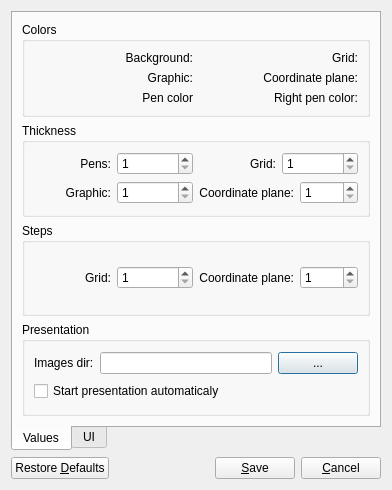
<?xml version="1.0" encoding="UTF-8"?>
<ui version="4.0">
 <class>SettingsDialog</class>
 <widget class="QDialog" name="SettingsDialog">
  <property name="geometry">
   <rect>
    <x>0</x>
    <y>0</y>
    <width>392</width>
    <height>490</height>
   </rect>
  </property>
  <property name="windowTitle">
   <string>Settings</string>
  </property>
  <layout class="QVBoxLayout" name="verticalLayout">
   <item>
    <widget class="QTabWidget" name="tabWidget">
     <property name="tabPosition">
      <enum>QTabWidget::South</enum>
     </property>
     <property name="currentIndex">
      <number>0</number>
     </property>
     <widget class="QWidget" name="values">
      <attribute name="title">
       <string>Values</string>
      </attribute>
      <layout class="QVBoxLayout" name="verticalLayout_8">
       <item>
        <widget class="QGroupBox" name="colors">
         <property name="title">
          <string>Colors</string>
         </property>
         <layout class="QHBoxLayout" name="horizontalLayout_2">
          <item>
           <layout class="QVBoxLayout" name="verticalLayout_2">
            <item>
             <layout class="QHBoxLayout" name="bgL">
              <item>
               <widget class="QLabel" name="lBG">
                <property name="text">
                 <string>Background:</string>
                </property>
                <property name="alignment">
                 <set>Qt::AlignRight|Qt::AlignTrailing|Qt::AlignVCenter</set>
                </property>
               </widget>
              </item>
             </layout>
            </item>
            <item>
             <layout class="QHBoxLayout" name="graphicL">
              <item>
               <widget class="QLabel" name="lG_3">
                <property name="text">
                 <string>Graphic:</string>
                </property>
                <property name="alignment">
                 <set>Qt::AlignRight|Qt::AlignTrailing|Qt::AlignVCenter</set>
                </property>
               </widget>
              </item>
             </layout>
            </item>
            <item>
             <layout class="QHBoxLayout" name="penColorL">
              <item>
               <widget class="QLabel" name="lG">
                <property name="text">
                 <string>Pen color</string>
                </property>
                <property name="alignment">
                 <set>Qt::AlignRight|Qt::AlignTrailing|Qt::AlignVCenter</set>
                </property>
               </widget>
              </item>
             </layout>
            </item>
           </layout>
          </item>
          <item>
           <layout class="QVBoxLayout" name="verticalLayout_3">
            <item>
             <layout class="QHBoxLayout" name="gridL">
              <item>
               <widget class="QLabel" name="lGrid">
                <property name="text">
                 <string>Grid:</string>
                </property>
                <property name="alignment">
                 <set>Qt::AlignRight|Qt::AlignTrailing|Qt::AlignVCenter</set>
                </property>
               </widget>
              </item>
             </layout>
            </item>
            <item>
             <layout class="QHBoxLayout" name="cpL">
              <item>
               <widget class="QLabel" name="lCP_3">
                <property name="text">
                 <string>Coordinate plane:</string>
                </property>
                <property name="alignment">
                 <set>Qt::AlignRight|Qt::AlignTrailing|Qt::AlignVCenter</set>
                </property>
               </widget>
              </item>
             </layout>
            </item>
            <item>
             <layout class="QHBoxLayout" name="rpenColorL">
              <item>
               <widget class="QLabel" name="lCP">
                <property name="text">
                 <string>Right pen color:</string>
                </property>
                <property name="alignment">
                 <set>Qt::AlignRight|Qt::AlignTrailing|Qt::AlignVCenter</set>
                </property>
               </widget>
              </item>
             </layout>
            </item>
           </layout>
          </item>
         </layout>
        </widget>
       </item>
       <item>
        <widget class="QGroupBox" name="thickness">
         <property name="title">
          <string>Thickness</string>
         </property>
         <layout class="QHBoxLayout" name="horizontalLayout_3">
          <item>
           <layout class="QVBoxLayout" name="verticalLayout_4">
            <item>
             <layout class="QHBoxLayout" name="penTL">
              <item>
               <widget class="QLabel" name="lBG_2">
                <property name="text">
                 <string>Pens:</string>
                </property>
                <property name="alignment">
                 <set>Qt::AlignRight|Qt::AlignTrailing|Qt::AlignVCenter</set>
                </property>
               </widget>
              </item>
              <item>
               <widget class="QSpinBox" name="penT">
                <property name="minimum">
                 <number>1</number>
                </property>
                <property name="maximum">
                 <number>9999</number>
                </property>
               </widget>
              </item>
             </layout>
            </item>
            <item>
             <layout class="QHBoxLayout" name="graphicTL">
              <item>
               <widget class="QLabel" name="lG_2">
                <property name="text">
                 <string>Graphic:</string>
                </property>
                <property name="alignment">
                 <set>Qt::AlignRight|Qt::AlignTrailing|Qt::AlignVCenter</set>
                </property>
               </widget>
              </item>
              <item>
               <widget class="QSpinBox" name="graphicT">
                <property name="minimum">
                 <number>1</number>
                </property>
                <property name="maximum">
                 <number>9999</number>
                </property>
               </widget>
              </item>
             </layout>
            </item>
           </layout>
          </item>
          <item>
           <layout class="QVBoxLayout" name="verticalLayout_5">
            <item>
             <layout class="QHBoxLayout" name="gridTL">
              <item>
               <widget class="QLabel" name="lGrid_2">
                <property name="text">
                 <string>Grid:</string>
                </property>
                <property name="alignment">
                 <set>Qt::AlignRight|Qt::AlignTrailing|Qt::AlignVCenter</set>
                </property>
               </widget>
              </item>
              <item>
               <widget class="QSpinBox" name="gridT">
                <property name="minimum">
                 <number>1</number>
                </property>
                <property name="maximum">
                 <number>9999</number>
                </property>
               </widget>
              </item>
             </layout>
            </item>
            <item>
             <layout class="QHBoxLayout" name="cpTL">
              <item>
               <widget class="QLabel" name="lCP_2">
                <property name="text">
                 <string>Coordinate plane:</string>
                </property>
                <property name="alignment">
                 <set>Qt::AlignRight|Qt::AlignTrailing|Qt::AlignVCenter</set>
                </property>
               </widget>
              </item>
              <item>
               <widget class="QSpinBox" name="cpT">
                <property name="minimum">
                 <number>1</number>
                </property>
                <property name="maximum">
                 <number>9999</number>
                </property>
               </widget>
              </item>
             </layout>
            </item>
           </layout>
          </item>
         </layout>
        </widget>
       </item>
       <item>
        <widget class="QGroupBox" name="steps">
         <property name="title">
          <string>Steps</string>
         </property>
         <layout class="QHBoxLayout" name="horizontalLayout_4">
          <item>
           <layout class="QHBoxLayout" name="gridSL">
            <item>
             <widget class="QLabel" name="lBG_3">
              <property name="text">
               <string>Grid:</string>
              </property>
              <property name="alignment">
               <set>Qt::AlignRight|Qt::AlignTrailing|Qt::AlignVCenter</set>
              </property>
             </widget>
            </item>
            <item>
             <widget class="QSpinBox" name="gridS">
              <property name="minimum">
               <number>1</number>
              </property>
              <property name="maximum">
               <number>9999</number>
              </property>
             </widget>
            </item>
           </layout>
          </item>
          <item>
           <layout class="QHBoxLayout" name="penTL_3">
            <item>
             <widget class="QLabel" name="lBG_4">
              <property name="text">
               <string>Coordinate plane:</string>
              </property>
              <property name="alignment">
               <set>Qt::AlignRight|Qt::AlignTrailing|Qt::AlignVCenter</set>
              </property>
             </widget>
            </item>
            <item>
             <widget class="QSpinBox" name="cpS">
              <property name="minimum">
               <number>1</number>
              </property>
              <property name="maximum">
               <number>9999</number>
              </property>
             </widget>
            </item>
           </layout>
          </item>
         </layout>
        </widget>
       </item>
       <item>
        <widget class="QGroupBox" name="presentation">
         <property name="title">
          <string>Presentation</string>
         </property>
         <layout class="QVBoxLayout" name="verticalLayout_6">
          <item>
           <layout class="QHBoxLayout" name="horizontalLayout_8">
            <item>
             <widget class="QLabel" name="label_3">
              <property name="text">
               <string>Images dir:</string>
              </property>
             </widget>
            </item>
            <item>
             <widget class="QLineEdit" name="presentationDir"/>
            </item>
            <item>
             <widget class="QPushButton" name="setPresentationDir">
              <property name="sizePolicy">
               <sizepolicy hsizetype="Fixed" vsizetype="Fixed">
                <horstretch>0</horstretch>
                <verstretch>0</verstretch>
               </sizepolicy>
              </property>
              <property name="baseSize">
               <size>
                <width>27</width>
                <height>27</height>
               </size>
              </property>
              <property name="font">
               <font>
                <kerning>true</kerning>
               </font>
              </property>
              <property name="cursor">
               <cursorShape>ArrowCursor</cursorShape>
              </property>
              <property name="text">
               <string>...</string>
              </property>
              <property name="flat">
               <bool>false</bool>
              </property>
             </widget>
            </item>
           </layout>
          </item>
          <item>
           <widget class="QCheckBox" name="autoPresentation">
            <property name="text">
             <string>Start presentation automaticaly</string>
            </property>
           </widget>
          </item>
         </layout>
        </widget>
       </item>
      </layout>
     </widget>
     <widget class="QWidget" name="ui">
      <attribute name="title">
       <string>UI</string>
      </attribute>
      <layout class="QVBoxLayout" name="verticalLayout_7">
       <item>
        <layout class="QHBoxLayout" name="horizontalLayout_5">
         <item>
          <widget class="QLabel" name="label">
           <property name="text">
            <string>Language:</string>
           </property>
           <property name="alignment">
            <set>Qt::AlignRight|Qt::AlignTrailing|Qt::AlignVCenter</set>
           </property>
          </widget>
         </item>
         <item>
          <widget class="QComboBox" name="language">
           <property name="minimumSize">
            <size>
             <width>120</width>
             <height>0</height>
            </size>
           </property>
           <property name="baseSize">
            <size>
             <width>0</width>
             <height>0</height>
            </size>
           </property>
           <property name="frame">
            <bool>true</bool>
           </property>
          </widget>
         </item>
         <item>
          <spacer name="horizontalSpacer_2">
           <property name="orientation">
            <enum>Qt::Horizontal</enum>
           </property>
           <property name="sizeHint" stdset="0">
            <size>
             <width>40</width>
             <height>20</height>
            </size>
           </property>
          </spacer>
         </item>
        </layout>
       </item>
       <item>
        <spacer name="verticalSpacer">
         <property name="orientation">
          <enum>Qt::Vertical</enum>
         </property>
         <property name="sizeHint" stdset="0">
          <size>
           <width>20</width>
           <height>40</height>
          </size>
         </property>
        </spacer>
       </item>
       <item>
        <layout class="QHBoxLayout" name="horizontalLayout_6">
         <item>
          <widget class="QLabel" name="label_2">
           <property name="text">
            <string>Template:</string>
           </property>
          </widget>
         </item>
         <item>
          <widget class="QComboBox" name="templatesCB"/>
         </item>
         <item>
          <spacer name="horizontalSpacer_3">
           <property name="orientation">
            <enum>Qt::Horizontal</enum>
           </property>
           <property name="sizeHint" stdset="0">
            <size>
             <width>40</width>
             <height>20</height>
            </size>
           </property>
          </spacer>
         </item>
        </layout>
       </item>
       <item>
        <widget class="QCheckBox" name="reverse">
         <property name="text">
          <string>Reverse ToolBar</string>
         </property>
        </widget>
       </item>
       <item>
        <widget class="QCheckBox" name="sync">
         <property name="text">
          <string>Sync coordinate plane to grid</string>
         </property>
        </widget>
       </item>
      </layout>
     </widget>
    </widget>
   </item>
   <item>
    <layout class="QHBoxLayout" name="horizontalLayout">
     <item>
      <widget class="QPushButton" name="restoreDefaultsB">
       <property name="text">
        <string>Restore &amp;Defaults</string>
       </property>
      </widget>
     </item>
     <item>
      <spacer name="horizontalSpacer">
       <property name="orientation">
        <enum>Qt::Horizontal</enum>
       </property>
       <property name="sizeHint" stdset="0">
        <size>
         <width>40</width>
         <height>20</height>
        </size>
       </property>
      </spacer>
     </item>
     <item>
      <widget class="QPushButton" name="saveB">
       <property name="text">
        <string>&amp;Save</string>
       </property>
      </widget>
     </item>
     <item>
      <widget class="QPushButton" name="cancel">
       <property name="text">
        <string>&amp;Cancel</string>
       </property>
      </widget>
     </item>
    </layout>
   </item>
  </layout>
 </widget>
 <tabstops>
  <tabstop>saveB</tabstop>
  <tabstop>cancel</tabstop>
  <tabstop>restoreDefaultsB</tabstop>
 </tabstops>
 <resources/>
 <connections>
  <connection>
   <sender>cancel</sender>
   <signal>clicked()</signal>
   <receiver>SettingsDialog</receiver>
   <slot>reject()</slot>
   <hints>
    <hint type="sourcelabel">
     <x>486</x>
     <y>425</y>
    </hint>
    <hint type="destinationlabel">
     <x>529</x>
     <y>451</y>
    </hint>
   </hints>
  </connection>
 </connections>
</ui>
